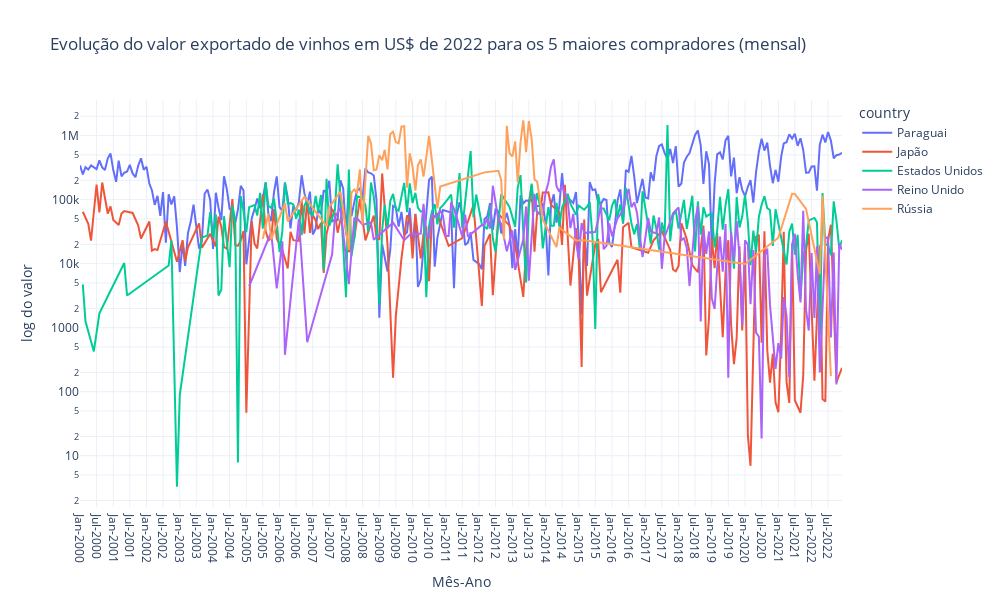

The code cell stored with this chart in its notebook:
### Markdown cell above
### Top 5 - valor em US$ de 2022

### Code cell
px.line(
    exp_vinho_monthly_corrected.filter(
        pl.col("country").is_in(exp_vinho_top20["country"].limit(5))
    )
    .sort("date")
    .to_pandas(),
    x="date",
    y="value_corrected",
    color="country",
    log_y=True,
    width=fig_w + 200,
    height=fig_h,
    title="Evolução do valor exportado de vinhos em US$ de 2022 para os 5 maiores compradores (mensal)",
    labels={"value_corrected": "log do valor", "date": "Mês-Ano", "county": "país"},
    template="plotly_white",
).update_xaxes(dtick="M6", tickformat="%b-%Y", ticklabelmode="period")

### Figure 1 — Plotly figure (JSON) as saved in the notebook; plotly's stock layout.template omitted (floating-point values rounded to 4 significant figures; data arrays with more than 128 entries replaced by an {"elided": "..."} marker saying what was removed)
{"data": [{"hovertemplate": "country=Paraguai<br>Mês-Ano=%{x}<br>log do valor=%{y}<extra></extra>", "legendgroup": "Paraguai", "line": {"color": "#636efa", "dash": "solid"}, "marker": {"symbol": "circle"}, "mode": "lines", "name": "Paraguai", "orientation": "v", "showlegend": true, "type": "scatter", "x": {"elided": "274 str values"}, "xaxis": "x", "y": {"elided": "274 float values"}, "yaxis": "y"}, {"hovertemplate": "country=Japão<br>Mês-Ano=%{x}<br>log do valor=%{y}<extra></extra>", "legendgroup": "Japão", "line": {"color": "#EF553B", "dash": "solid"}, "marker": {"symbol": "circle"}, "mode": "lines", "name": "Japão", "orientation": "v", "showlegend": true, "type": "scatter", "x": {"elided": "185 str values"}, "xaxis": "x", "y": {"elided": "185 float values"}, "yaxis": "y"}, {"hovertemplate": "country=Estados Unidos<br>Mês-Ano=%{x}<br>log do valor=%{y}<extra></extra>", "legendgroup": "Estados Unidos", "line": {"color": "#00cc96", "dash": "solid"}, "marker": {"symbol": "circle"}, "mode": "lines", "name": "Estados Unidos", "orientation": "v", "showlegend": true, "type": "scatter", "x": {"elided": "217 str values"}, "xaxis": "x", "y": {"elided": "217 float values"}, "yaxis": "y"}, {"hovertemplate": "country=Reino Unido<br>Mês-Ano=%{x}<br>log do valor=%{y}<extra></extra>", "legendgroup": "Reino Unido", "line": {"color": "#ab63fa", "dash": "solid"}, "marker": {"symbol": "circle"}, "mode": "lines", "name": "Reino Unido", "orientation": "v", "showlegend": true, "type": "scatter", "x": {"elided": "150 str values"}, "xaxis": "x", "y": {"elided": "150 float values"}, "yaxis": "y"}, {"hovertemplate": "country=Rússia<br>Mês-Ano=%{x}<br>log do valor=%{y}<extra></extra>", "legendgroup": "Rússia", "line": {"color": "#FFA15A", "dash": "solid"}, "marker": {"symbol": "circle"}, "mode": "lines", "name": "Rússia", "orientation": "v", "showlegend": true, "type": "scatter", "x": ["2005-07-01T00:00:00", "2005-09-01T00:00:00", "2005-10-01T00:00:00", "2006-03-01T00:00:00", "2006-04-01T00:00:00", "2006-10-01T00:00:00", "2007-06-01T00:00:00", "2007-07-01T00:00:00", "2007-11-01T00:00:00", "2008-02-01T00:00:00", "2008-03-01T00:00:00", "2008-04-01T00:00:00", "2008-05-01T00:00:00", "2008-06-01T00:00:00", "2008-07-01T00:00:00", "2008-08-01T00:00:00", "2008-09-01T00:00:00", "2008-10-01T00:00:00", "2008-11-01T00:00:00", "2008-12-01T00:00:00", "2009-01-01T00:00:00", "2009-02-01T00:00:00", "2009-03-01T00:00:00", "2009-04-01T00:00:00", "2009-05-01T00:00:00", "2009-06-01T00:00:00", "2009-07-01T00:00:00", "2009-08-01T00:00:00", "2009-09-01T00:00:00", "2009-10-01T00:00:00", "2009-11-01T00:00:00", "2009-12-01T00:00:00", "2010-01-01T00:00:00", "2010-02-01T00:00:00", "2010-03-01T00:00:00", "2010-04-01T00:00:00", "2010-05-01T00:00:00", "2010-06-01T00:00:00", "2010-07-01T00:00:00", "2010-10-01T00:00:00", "2010-11-01T00:00:00", "2012-03-01T00:00:00", "2012-08-01T00:00:00", "2012-09-01T00:00:00", "2012-10-01T00:00:00", "2012-11-01T00:00:00", "2012-12-01T00:00:00", "2013-01-01T00:00:00", "2013-02-01T00:00:00", "2013-03-01T00:00:00", "2013-04-01T00:00:00", "2013-05-01T00:00:00", "2013-06-01T00:00:00", "2013-07-01T00:00:00", "2013-08-01T00:00:00", "2013-09-01T00:00:00", "2013-10-01T00:00:00", "2013-12-01T00:00:00", "2014-05-01T00:00:00", "2014-06-01T00:00:00", "2014-12-01T00:00:00", "2015-03-01T00:00:00", "2020-01-01T00:00:00", "2021-01-01T00:00:00", "2021-06-01T00:00:00", "2021-07-01T00:00:00", "2021-11-01T00:00:00", "2022-04-01T00:00:00", "2022-05-01T00:00:00", "2022-08-01T00:00:00"], "xaxis": "x", "y": [24540.0, 60160.0, 24020.0, 88510.0, 45800.0, 110900.0, 38260.0, 76390.0, 132700.0, 16450.0, 128600.0, 144300.0, 125000.0, 295700.0, 40950.0, 167300.0, 989500.0, 757300.0, 288600.0, 295300.0, 496000.0, 411600.0, 601100.0, 296900.0, 1059000.0, 1152000.0, 791800.0, 755400.0, 1382000.0, 1400000.0, 153800.0, 529200.0, 326600.0, 138700.0, 344800.0, 426200.0, 229200.0, 461600.0, 988800.0, 73250.0, 160700.0, 266600.0, 281800.0, 200300.0, 23850.0, 1420000.0, 532200.0, 470500.0, 814400.0, 186400.0, 791500.0, 1731000.0, 550500.0, 1692000.0, 893200.0, 207700.0, 190400.0, 48910.0, 18170.0, 36300.0, 23080.0, 23110.0, 9869.0, 25460.0, 123600.0, 123000.0, 71730.0, 6837.0, 114800.0, 175.1], "yaxis": "y"}], "layout": {"height": 600, "legend": {"title": {"text": "country"}, "tracegroupgap": 0}, "title": {"text": "Evolução do valor exportado de vinhos em US$ de 2022 para os 5 maiores compradores (mensal)"}, "width": 1000, "xaxis": {"anchor": "y", "domain": [0, 1], "dtick": "M6", "tickformat": "%b-%Y", "ticklabelmode": "period", "title": {"text": "Mês-Ano"}}, "yaxis": {"anchor": "x", "domain": [0, 1], "title": {"text": "log do valor"}, "type": "log"}}}
